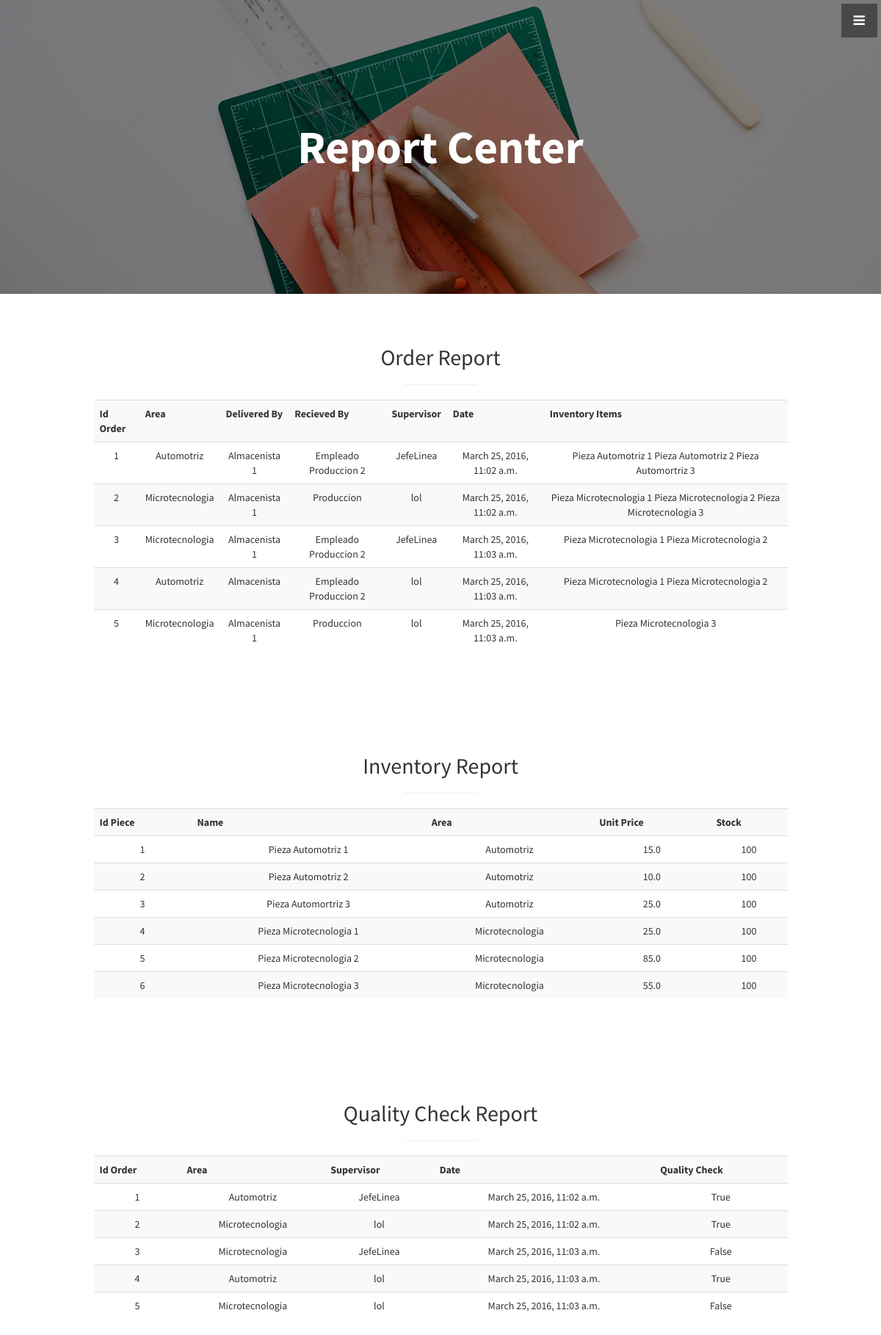
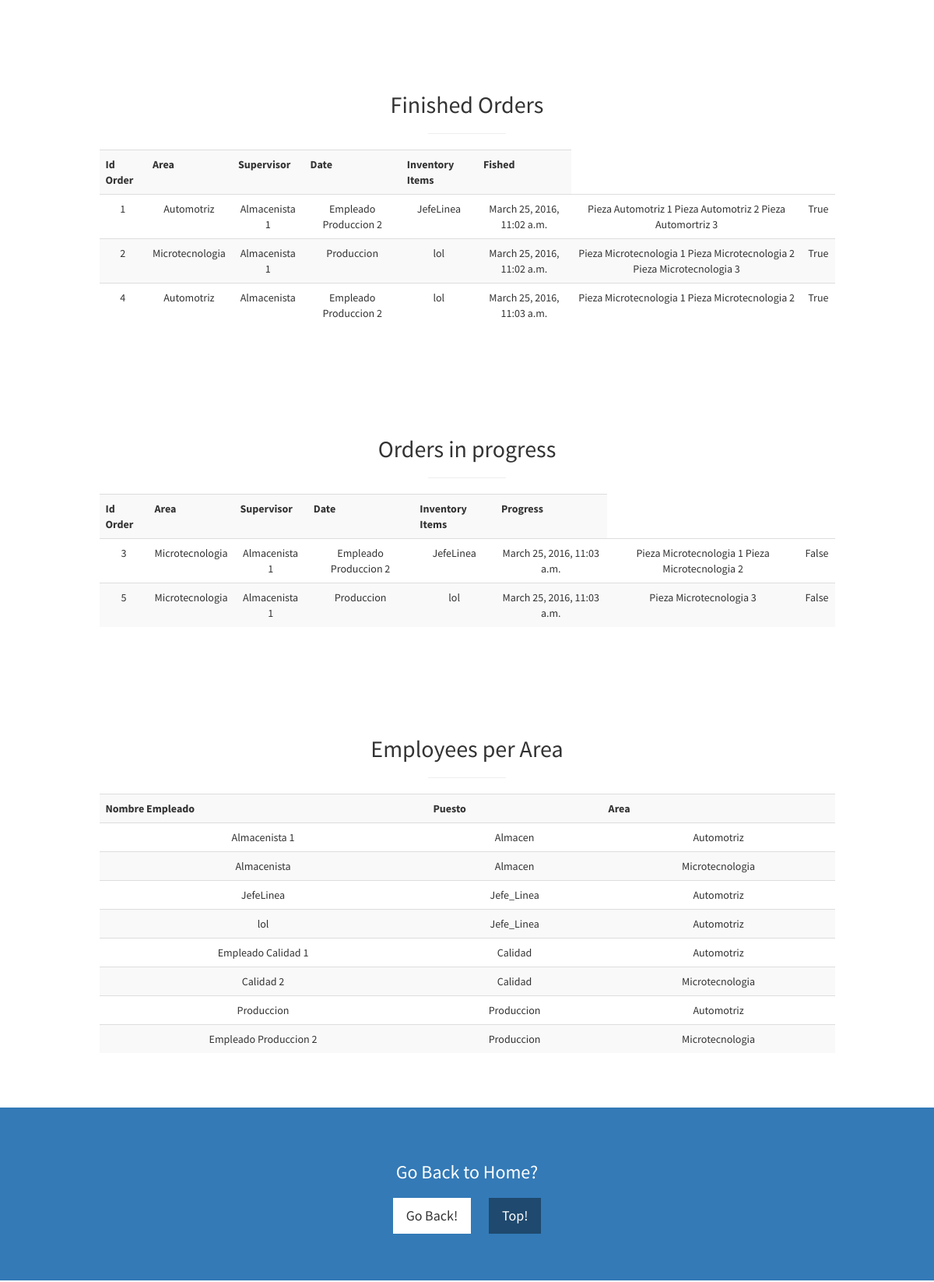
Screenshot of /ParraINC/reports/ (upper part) with the database file from the repository (2 pictures, top to bottom).
### ParraINC/models.py (models this page shows, shortened)
class Pedido(models.Model):
    numero_pedido = models.IntegerField()
    area = models.ForeignKey(Area)
    entrega = models.ForeignKey(Empleado_Almacen, null = True)
    recibe = models.ForeignKey(Empleado_Produccion, null = True)
    jefe_linea = models.ForeignKey(Empleado_Jefe, null = True )
    fecha_entrega = models.DateTimeField (default = timezone.now)
    piezas = models.ManyToManyField(Inventario)
    control_calidad = models.BooleanField(default = False)
    terminado = models.BooleanField(default = False)

class Area(models.Model):
    codigo_area = models.IntegerField()
    nombre_area = models.CharField(max_length = 64)
    def __unicode__(self):
        return (self.nombre_area)

class Empleado_Almacen(models.Model):
    usuario = models.OneToOneField(User)
    area_empleado = models.ForeignKey(Area)
    nombre_empleado = models.CharField(max_length = 64)
    PUESTOS = (
        ('Almacen', 'ALMACEN'),
        ('Otro', 'Otro')
    )
    puesto_empleado = models.CharField(max_length = 10, choices = PUESTOS, default = 'Produccion')
    def __unicode__(self):
        return (self.nombre_empleado)

class Empleado_Produccion(models.Model):
    usuario = models.OneToOneField(User)
    area_empleado = models.ForeignKey(Area)
    nombre_empleado = models.CharField(max_length = 64)
    PUESTOS = (
        ('Produccion', 'PRODUCCION'),
        ('Otro', 'Otro')
    )
    puesto_empleado = models.CharField(max_length = 10, choices = PUESTOS, default = 'Produccion')
    def __unicode__(self):
        return (self.nombre_empleado)

class Empleado_Jefe(models.Model):
    usuario = models.OneToOneField(User)
    area_empleado = models.ForeignKey(Area)
    nombre_empleado = models.CharField(max_length = 64)
    PUESTOS = (
        ('Jefe_Linea', 'JEFE LINEA'),
        ('Otro', 'Otro')
    )
    puesto_empleado = models.CharField(max_length = 10, choices = PUESTOS, default = 'Produccion')
    pedidos_activos = models.IntegerField()
    def __unicode__(self):
        return (self.nombre_empleado)

class Inventario(models.Model):
    codigo_pieza =  models.IntegerField()
    nombre_pieza = models.CharField(max_length = 64)
    area_pieza = models.ForeignKey(Area)
    precio_unitario = models.FloatField()
    stock = models.IntegerField()

class Empleado_Calidad(models.Model):
    usuario = models.OneToOneField(User)
    area_empleado = models.ForeignKey(Area)
    nombre_empleado = models.CharField(max_length = 64)
    PUESTOS = (
        ('Calidad', 'CALIDAD'),
        ('Otro', 'Otro')
    )
    puesto_empleado = models.CharField(max_length = 10, choices = PUESTOS, default = 'Produccion')

### ParraINC/views.py (the view)
class Reports(ListView):
    template_name = 'ParraINC/reports.html'
    model = Pedido
    def get_context_data(self, **kwargs):
        ctx = super(Reports, self).get_context_data(**kwargs)
        ctx['Empleado_Almacen'] = Empleado_Almacen.objects.all()
        ctx['Empleado_Jefe'] = Empleado_Jefe.objects.all()
        ctx['Empleado_Calidad'] = Empleado_Calidad.objects.all()
        ctx['Empleado_Produccion'] = Empleado_Produccion.objects.all()
        ctx['Inventario'] = Inventario.objects.all()
        return ctx

### ParraINC/templates/ParraINC/reports.html (shortened to what this page needs)
{% extends 'base_inc.html' %}
{%block content %}
<aside class="callout">
    <div class="text-vertical-center">
        <h1>Report Center</h1>
    </div>
</aside>
<section id = "Order" class="portfolio">
    <div class="container">
        <div class="row">
            <div id = "1" class="col-lg-10 col-lg-offset-1 text-center">
                <h2>Order Report</h2>
                <hr class="small">
                <table class= "table table-striped">
                  <tr>
                    <th>Id Order</th>
                    <th>Area</th>
                    <th>Delivered By</th>
                    <th>Recieved By</th>
                    <th>Supervisor</th>
                    <th>Date</th>
                    <th>Inventory Items</th>
                  </tr>
                  {% for item in object_list %}
                  <tr>
                    <td>{{ item.numero_pedido}}</td>
                    <td>{{ item.area }}</td>
                    <td>{{ item.entrega }}</td>
                    <td>{{ item.recibe }}</td>
                    <td>{{ item.jefe_linea }}</td>
                    <td>{{ item.fecha_entrega }}</td>
                    <td>
                      {% for p in item.piezas.all %}
                      {{ p.nombre_pieza }}
                      {% endfor %}
                    </td>
                  </tr>
                  {% endfor %}
                </table>
            </div>
        </div>
    </div>
</section>
<section id = "Inventory" class="portfolio">
    <div class="container">
        <div class="row">
            <div id = "1" class="col-lg-10 col-lg-offset-1 text-center">
                <h2>Inventory Report</h2>
                <hr class="small">
                <table class= "table table-striped">
                  <tr>
                    <th>Id Piece</th>
                    <th>Name</th>
                    <th>Area</th>
                    <th>Unit Price</th>
                    <th>Stock</th>
                  </tr>
                  {% for item in Inventario %}
                  <tr>
                    <td>{{ item.codigo_pieza}}</td>
                    <td>{{ item.nombre_pieza }}</td>
                    <td>{{ item.area_pieza }}</td>
                    <td>{{ item.precio_unitario }}</td>
                    <td>{{ item.stock }}</td>
                  </tr>
                  {% endfor %}
                </table>
            </div>
        </div>
    </div>
</section>
<section id = "Check" class="portfolio">
    <div class="container">
        <div class="row">
            <div id = "1" class="col-lg-10 col-lg-offset-1 text-center">
                <h2>Quality Check Report</h2>
                <hr class="small">
                <table class= "table table-striped">
                  <tr>
                    <th>Id Order</th>
                    <th>Area</th>
                    <th>Supervisor</th>
                    <th>Date</th>
                    <th>Quality Check</th>
                  </tr>
                  {% for item in object_list %}
                  <tr>
                    <td>{{ item.numero_pedido}}</td>
                    <td>{{ item.area }}</td>
                    <td>{{ item.jefe_linea }}</td>
                    <td>{{ item.fecha_entrega }}</td>
                    <td>{{ item.control_calidad}}</td>
                  </tr>
                  {% endfor %}
                </table>
            </div>
        </div>
    </div>
</section>
<section id = "Finished" class="portfolio">
    <div class="container">
        <div class="row">
            <div id = "1" class="col-lg-10 col-lg-offset-1 text-center">
                <h2>Finished Orders</h2>
                <hr class="small">
                <table class= "table table-striped">
                  <tr>
                    <th>Id Order</th>
                    <th>Area</th>
                    <th>Supervisor</th>
                    <th>Date</th>
                    <th>Inventory Items</th>
                    <th>Fished</th>
                  </tr>
                  {% for item in object_list %}
                  {% if item.terminado == True %}
                  <tr>
                    <td>{{ item.numero_pedido}}</td>
                    <td>{{ item.area }}</td>
                    <td>{{ item.entrega }}</td>
                    <td>{{ item.recibe }}</td>
                    <td>{{ item.jefe_linea }}</td>
                    <td>{{ item.fecha_entrega }}</td>
                    <td>
                      {% for p in item.piezas.all %}
                      {{ p.nombre_pieza }}
                      {% endfor %}
                    </td>
                    <td>{{ item.terminado }}</td>
                  </tr>
                  {% endif %}
                  {% endfor %}
                </table>
            </div>
        </div>
    </div>
</section>
<section id = "Progress" class="portfolio">
    <div class="container">
        <div class="row">
            <div id = "1" class="col-lg-10 col-lg-offset-1 text-center">
                <h2>Orders in progress</h2>
                <hr class="small">
                <table class= "table table-striped">
                  <tr>
                    <th>Id Order</th>
                    <th>Area</th>
                    <th>Supervisor</th>
                    <th>Date</th>
                    <th>Inventory Items</th>
                    <th>Progress</th>
                  </tr>
                  {% for item in object_list %}
                  {% if item.terminado == False %}
                  <tr>
                    <td>{{ item.numero_pedido}}</td>
                    <td>{{ item.area }}</td>
                    <td>{{ item.entrega }}</td>
                    <td>{{ item.recibe }}</td>
                    <td>{{ item.jefe_linea }}</td>
                    <td>{{ item.fecha_entrega }}</td>
                    <td>
                      {% for p in item.piezas.all %}
                      {{ p.nombre_pieza }}
                      {% endfor %}
                    </td>
                    <td>{{ item.terminado }}</td>
                  </tr>
                  {% endif %}
                  {% endfor %}
                </table>
            </div>
        </div>
    </div>
</section>
<section id = "Employees" class="portfolio">
    <div class="container">
        <div class="row">
            <div id = "1" class="col-lg-10 col-lg-offset-1 text-center">
                <h2>Employees per Area</h2>
                <hr class="small">
                <table class= "table table-striped">
                  <tr>
                    <th>Nombre Empleado</th>
                    <th>Puesto</th>
                    <th>Area</th>
                  </tr>
                  {% for item in Empleado_Almacen %}
                  <tr>
                    <td>{{ item.nombre_empleado}}</td>
                    <td>{{ item.puesto_empleado }}</td>
                    <td>{{ item.area_empleado }}</td>
                  </tr>
                  {% endfor %}
                  {% for item in Empleado_Jefe %}
                  <tr>
                    <td>{{ item.nombre_empleado}}</td>
                    <td>{{ item.puesto_empleado }}</td>
                    <td>{{ item.area_empleado }}</td>
                  </tr>
                  {% endfor %}
                  {% for item in Empleado_Calidad %}
                  <tr>
                    <td>{{ item.nombre_empleado}}</td>
                    <td>{{ item.puesto_empleado }}</td>
                    <td>{{ item.area_empleado }}</td>
                  </tr>
                  {% endfor %}
                  {% for item in Empleado_Produccion %}
                  <tr>
                    <td>{{ item.nombre_empleado}}</td>
                    <td>{{ item.puesto_empleado }}</td>
                    <td>{{ item.area_empleado }}</td>
                  </tr>
                  {% endfor %}
                </table>
            </div>
        </div>
    </div>
</section>
<aside class="call-to-action bg-primary">
    <div class="container">
        <div class="row">
            <div class="col-lg-12 text-center">
                <h3>Go Back to Home?</h3>
                <a href="{% url 'home_view' %}" class="btn btn-lg btn-light">Go Back!</a>
                <a href="#top" class="btn btn-lg btn-dark"> Top!</a>
            </div>
        </div>
    </div>
</aside>
{% endblock %}

### static/ParraINC/css/stylish-portfolio.css (style rules this page uses)
html, body { width: 100%; height: 100%; }
body { font-family: "Source Sans Pro","Helvetica Neue",Helvetica,Arial,sans-serif; }
.text-vertical-center { display: table-cell; text-align: center; vertical-align: middle; }
.text-vertical-center h1 { margin: 0; padding: 0; font-size: 4.5em; font-weight: 700; }
.btn-dark { border-radius: 0; color: #fff; background-color: rgba(0,0,0,0.4); }
.btn-light { border-radius: 0; color: #333; background-color: rgb(255,255,255); }
hr.small { max-width: 100px; }
.callout { display: table; width: 100%; height: 400px; color: #fff; background: url(../img/callout.jpg) no-repeat center center scroll; -webkit-background-size: cover; -moz-background-size: cover; background-size: cover; -o-background-size: cover; }
.portfolio { padding: 50px 0; }
.call-to-action { padding: 50px 0; }
.call-to-action .btn { margin: 10px; }

### rows the page displays
Pedido: numero_pedido "1", area "Automotriz", entrega "Almacenista 1", recibe "Empleado Produccion 2", jefe_linea "JefeLinea", fecha_entrega "March 25, 2016, 11:02 a.m.", control_calidad "True", terminado "True"
Inventario: nombre_pieza "Pieza Automotriz 1", codigo_pieza "1", area_pieza "Automotriz", precio_unitario "15.0", stock "100"
Inventario: nombre_pieza "Pieza Automotriz 2", codigo_pieza "2", area_pieza "Automotriz", precio_unitario "10.0", stock "100"
Inventario: nombre_pieza "Pieza Automortriz 3", codigo_pieza "3", area_pieza "Automotriz", precio_unitario "25.0", stock "100"
Pedido: numero_pedido "2", area "Microtecnologia", entrega "Almacenista 1", recibe "Produccion", jefe_linea "lol", fecha_entrega "March 25, 2016, 11:02 a.m.", control_calidad "True", terminado "True"
Inventario: nombre_pieza "Pieza Microtecnologia 1", codigo_pieza "4", area_pieza "Microtecnologia", precio_unitario "25.0", stock "100"
Inventario: nombre_pieza "Pieza Microtecnologia 2", codigo_pieza "5", area_pieza "Microtecnologia", precio_unitario "85.0", stock "100"
Inventario: nombre_pieza "Pieza Microtecnologia 3", codigo_pieza "6", area_pieza "Microtecnologia", precio_unitario "55.0", stock "100"
Pedido: numero_pedido "3", area "Microtecnologia", entrega "Almacenista 1", recibe "Empleado Produccion 2", jefe_linea "JefeLinea", fecha_entrega "March 25, 2016, 11:03 a.m.", control_calidad "False", terminado "False"
Pedido: numero_pedido "4", area "Automotriz", entrega "Almacenista", recibe "Empleado Produccion 2", jefe_linea "lol", fecha_entrega "March 25, 2016, 11:03 a.m.", control_calidad "True", terminado "True"
Pedido: numero_pedido "5", area "Microtecnologia", entrega "Almacenista 1", recibe "Produccion", jefe_linea "lol", fecha_entrega "March 25, 2016, 11:03 a.m.", control_calidad "False", terminado "False"
Empleado_Almacen: nombre_empleado "Almacenista 1", puesto_empleado "Almacen", area_empleado "Automotriz"
Empleado_Almacen: nombre_empleado "Almacenista", puesto_empleado "Almacen", area_empleado "Microtecnologia"
Empleado_Jefe: nombre_empleado "JefeLinea", puesto_empleado "Jefe_Linea", area_empleado "Automotriz"
Empleado_Jefe: nombre_empleado "lol", puesto_empleado "Jefe_Linea", area_empleado "Automotriz"
Empleado_Calidad: nombre_empleado "Empleado Calidad 1", puesto_empleado "Calidad", area_empleado "Automotriz"
Empleado_Calidad: nombre_empleado "Calidad 2", puesto_empleado "Calidad", area_empleado "Microtecnologia"
Empleado_Produccion: nombre_empleado "Produccion", puesto_empleado "Produccion", area_empleado "Automotriz"
Empleado_Produccion: nombre_empleado "Empleado Produccion 2", puesto_empleado "Produccion", area_empleado "Microtecnologia"
